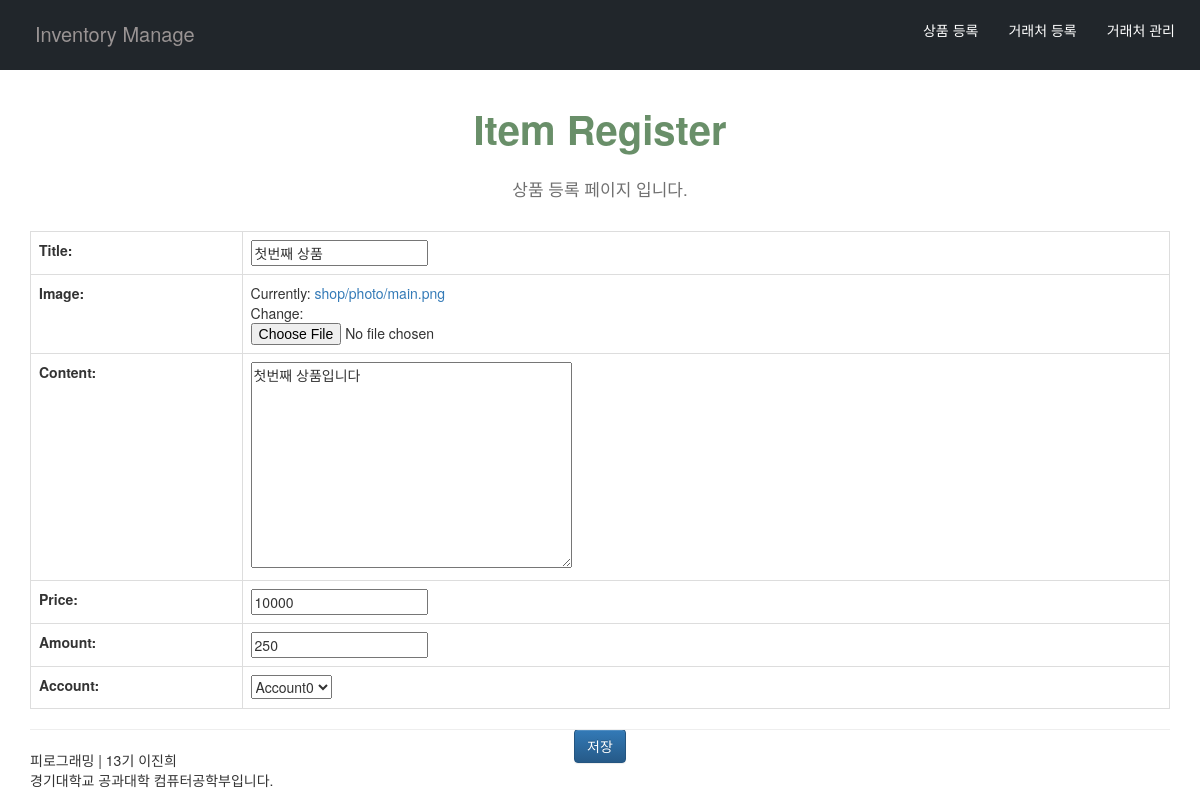
Page /item/1/edit/ on the earlier database version.
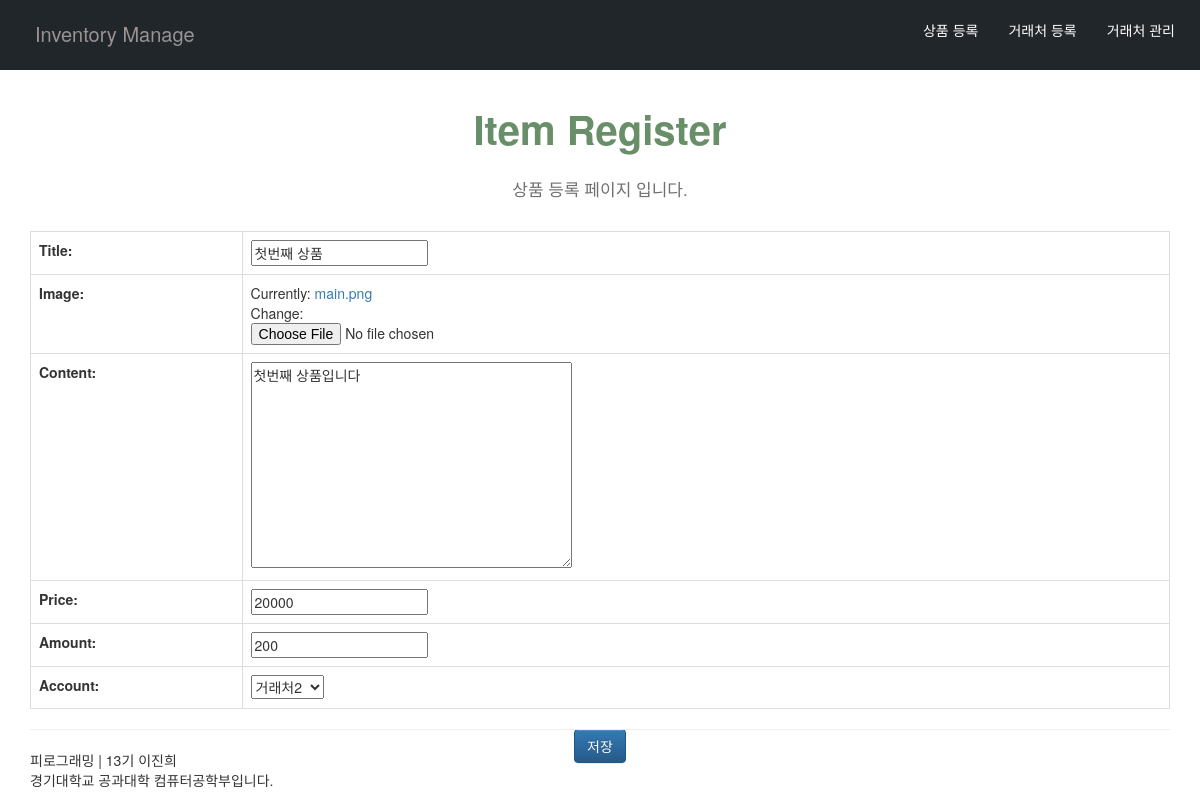
Same page on the later database version.
### shop/models.py (models this page shows, shortened)
class Item(models.Model):
    title = models.CharField(max_length=100)
    image = models.ImageField()
    content = models.TextField()
    price = models.PositiveIntegerField(default=0)
    amount = models.PositiveIntegerField(default=0)
    account = models.ForeignKey(Accounter, on_delete=models.CASCADE,db_column='name')
    created_at = models.DateTimeField(auto_now_add = True)
    updated_at = models.DateTimeField(auto_now= True)

### shop/views.py (the view)
# urls.py: path('item/<int:pk>/edit/',views.item_edit,name='item_edit'),
def item_edit(request, pk):
    item = get_object_or_404(Item,pk=pk)
    return item_new(request,item)

### shop/forms.py
class ItemForm(forms.ModelForm):
    class Meta:
        model = Item
        fields = '__all__'

### shop/models.py (called while the page is built)
    def __str__(self):
        return self.name

### shop/views.py (called while the page is built)
def item_new(request,item=None):
    if request.method == 'POST':
        form = ItemForm(request.POST,request.FILES,instance=item)
        if form.is_valid():
            item = form.save()
            return redirect(item)
    else:
        form = ItemForm(instance=item)
    return render(request,'item_new.html',{
        'form' : form,
    })

### shop/templates/item_new.html (shortened to what this page needs)
{% extends "layout.html" %}
{% block title %}
Item Register
{% endblock %}
{% block menu %}
상품 등록
{% endblock %}
{% block content %}
     <form
          action=""
          method="post"
          enctype="multipart/form-data"
          autocomplete="off"
        >
          <table class="table table-bordered">
            {{form.as_table}}
          </table>
          <input type="submit" value="저장" class="btn btn-primary" />
        </form>
{% endblock %}

Differences in the rows shown:
changed Item "첫번째 상품": price "10000" → "20000"; amount "250" → "200"
Other differences:
form field account: "Account0" → "거래처2"
text no longer shown: "Title: Image: Currently: shop/photo/main.png Change: Content: Price: Amount: Account:"
text now shown: "Title: Image: Currently: main.png Change: Content: Price: Amount: Account:"
